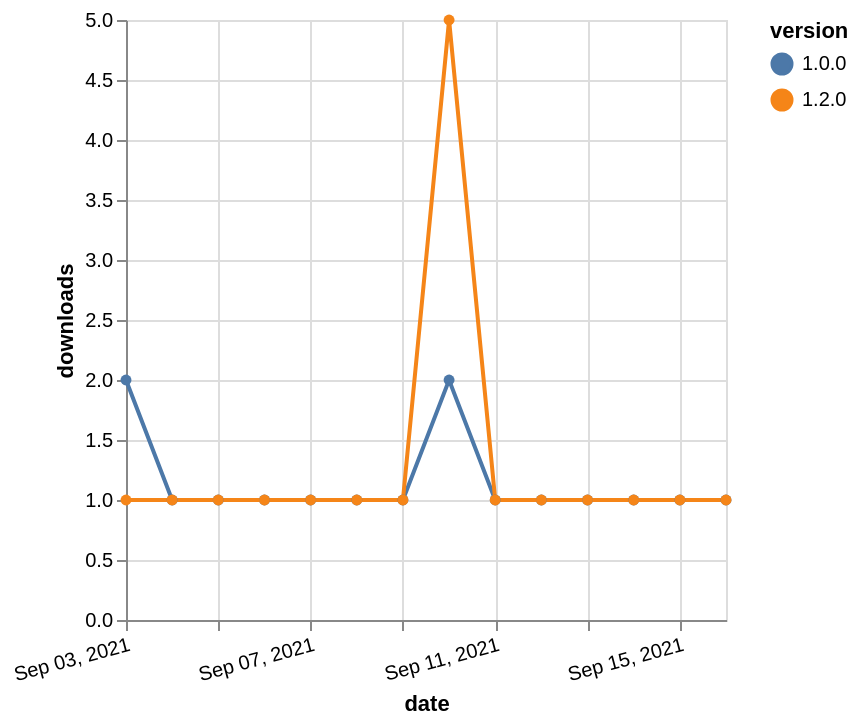

The Vega-Lite source for this figure:
### Vega-Lite specification from a JSON file in a GitHub repository (floating-point values rounded to 4 significant figures)
{"$schema": "https://vega.github.io/schema/vega-lite/v5.json", "description": "A simple bar chart with embedded data.", "data": {"values": [{"date": "2021-09-03", "total": 172, "delta": 2, "version": "1.0.0"}, {"date": "2021-09-04", "total": 173, "delta": 1, "version": "1.0.0"}, {"date": "2021-09-05", "total": 174, "delta": 1, "version": "1.0.0"}, {"date": "2021-09-06", "total": 175, "delta": 1, "version": "1.0.0"}, {"date": "2021-09-07", "total": 176, "delta": 1, "version": "1.0.0"}, {"date": "2021-09-08", "total": 177, "delta": 1, "version": "1.0.0"}, {"date": "2021-09-09", "total": 178, "delta": 1, "version": "1.0.0"}, {"date": "2021-09-10", "total": 180, "delta": 2, "version": "1.0.0"}, {"date": "2021-09-11", "total": 181, "delta": 1, "version": "1.0.0"}, {"date": "2021-09-12", "total": 182, "delta": 1, "version": "1.0.0"}, {"date": "2021-09-13", "total": 183, "delta": 1, "version": "1.0.0"}, {"date": "2021-09-14", "total": 184, "delta": 1, "version": "1.0.0"}, {"date": "2021-09-15", "total": 185, "delta": 1, "version": "1.0.0"}, {"date": "2021-09-16", "total": 186, "delta": 1, "version": "1.0.0"}, {"date": "2021-09-03", "total": 204, "delta": 1, "version": "1.2.0"}, {"date": "2021-09-04", "total": 205, "delta": 1, "version": "1.2.0"}, {"date": "2021-09-05", "total": 206, "delta": 1, "version": "1.2.0"}, {"date": "2021-09-06", "total": 207, "delta": 1, "version": "1.2.0"}, {"date": "2021-09-07", "total": 208, "delta": 1, "version": "1.2.0"}, {"date": "2021-09-08", "total": 209, "delta": 1, "version": "1.2.0"}, {"date": "2021-09-09", "total": 210, "delta": 1, "version": "1.2.0"}, {"date": "2021-09-10", "total": 215, "delta": 5, "version": "1.2.0"}, {"date": "2021-09-11", "total": 216, "delta": 1, "version": "1.2.0"}, {"date": "2021-09-12", "total": 217, "delta": 1, "version": "1.2.0"}, {"date": "2021-09-13", "total": 218, "delta": 1, "version": "1.2.0"}, {"date": "2021-09-14", "total": 219, "delta": 1, "version": "1.2.0"}, {"date": "2021-09-15", "total": 220, "delta": 1, "version": "1.2.0"}, {"date": "2021-09-16", "total": 221, "delta": 1, "version": "1.2.0"}]}, "width": "container", "mark": {"type": "line", "point": {"filled": true}}, "encoding": {"x": {"field": "date", "type": "temporal", "timeUnit": "yearmonthdate", "title": "date", "axis": {"labelAngle": -15}}, "y": {"field": "delta", "type": "quantitative", "title": "downloads"}, "color": {"field": "version", "type": "nominal"}, "tooltip": {"field": "delta"}}}
